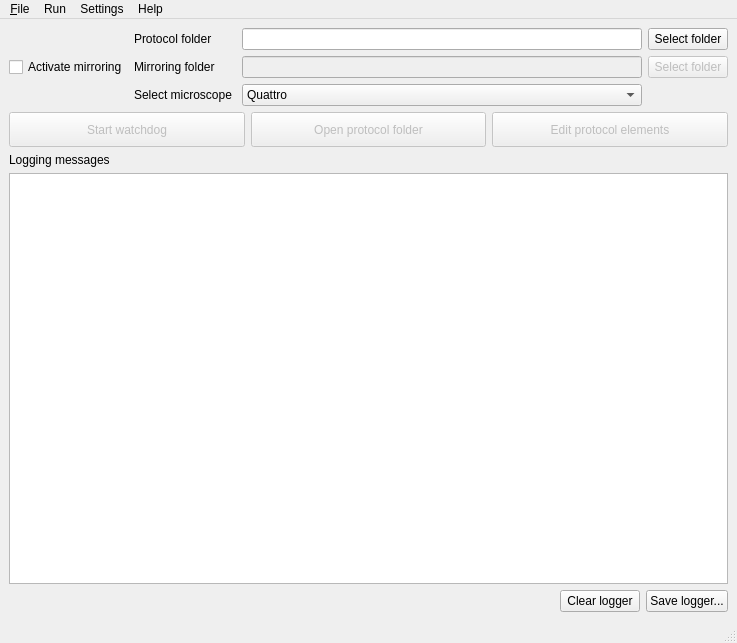
<?xml version="1.0" encoding="UTF-8"?>
<ui version="4.0">
 <class>MainWindow</class>
 <widget class="QMainWindow" name="MainWindow">
  <property name="geometry">
   <rect>
    <x>0</x>
    <y>0</y>
    <width>724</width>
    <height>643</height>
   </rect>
  </property>
  <property name="windowTitle">
   <string>Autologbook GUI</string>
  </property>
  <property name="windowIcon">
   <iconset resource="resource.qrc">
    <normaloff>:/resources/icons8-logbook-64.png</normaloff>:/resources/icons8-logbook-64.png</iconset>
  </property>
  <widget class="QWidget" name="centralwidget">
   <layout class="QHBoxLayout" name="horizontalLayout_3">
    <item>
     <layout class="QVBoxLayout" name="verticalLayout">
      <item>
       <layout class="QGridLayout" name="gridLayout">
        <item row="0" column="1">
         <widget class="QLabel" name="label">
          <property name="text">
           <string>Protocol folder</string>
          </property>
          <property name="buddy">
           <cstring>protocol_folder_text</cstring>
          </property>
         </widget>
        </item>
        <item row="0" column="2">
         <widget class="QLineEdit" name="protocol_folder_text">
          <property name="sizePolicy">
           <sizepolicy hsizetype="Expanding" vsizetype="Fixed">
            <horstretch>0</horstretch>
            <verstretch>0</verstretch>
           </sizepolicy>
          </property>
          <property name="minimumSize">
           <size>
            <width>400</width>
            <height>0</height>
           </size>
          </property>
         </widget>
        </item>
        <item row="0" column="3">
         <widget class="QPushButton" name="select_protocol_folder">
          <property name="toolTip">
           <string>&lt;html&gt;&lt;head/&gt;&lt;body&gt;&lt;p&gt;&lt;span style=&quot; font-weight:600;&quot;&gt;Click here to select a folder to be monitored. &lt;/span&gt;&lt;/p&gt;&lt;p&gt;It is recommended to name this folder as ProtocolID-Project-Responsible as, for example, 2204123-RADCAS-Bulgheroni&lt;/p&gt;&lt;/body&gt;&lt;/html&gt;</string>
          </property>
          <property name="text">
           <string>Select folder</string>
          </property>
          <property name="icon">
           <iconset resource="resource.qrc">
            <normaloff>:/resources/icons8-pictures-folder-30.png</normaloff>:/resources/icons8-pictures-folder-30.png</iconset>
          </property>
         </widget>
        </item>
        <item row="1" column="0">
         <widget class="QCheckBox" name="mirror_checkBox">
          <property name="toolTip">
           <string>&lt;html&gt;&lt;head/&gt;&lt;body&gt;&lt;p&gt;Activating the mirroring will start the automatic copy of all files present in the protocol folder to the mirroring folder.&lt;/p&gt;&lt;/body&gt;&lt;/html&gt;</string>
          </property>
          <property name="layoutDirection">
           <enum>Qt::LeftToRight</enum>
          </property>
          <property name="text">
           <string>Activate mirroring</string>
          </property>
         </widget>
        </item>
        <item row="1" column="1">
         <widget class="QLabel" name="label_2">
          <property name="text">
           <string>Mirroring folder</string>
          </property>
          <property name="buddy">
           <cstring>mirroring_folder_text</cstring>
          </property>
         </widget>
        </item>
        <item row="1" column="2">
         <widget class="QLineEdit" name="mirroring_folder_text">
          <property name="enabled">
           <bool>false</bool>
          </property>
          <property name="sizePolicy">
           <sizepolicy hsizetype="Expanding" vsizetype="Fixed">
            <horstretch>0</horstretch>
            <verstretch>0</verstretch>
           </sizepolicy>
          </property>
          <property name="minimumSize">
           <size>
            <width>400</width>
            <height>0</height>
           </size>
          </property>
         </widget>
        </item>
        <item row="1" column="3">
         <widget class="QPushButton" name="select_mirroring_folder">
          <property name="enabled">
           <bool>false</bool>
          </property>
          <property name="toolTip">
           <string>&lt;html&gt;&lt;head/&gt;&lt;body&gt;&lt;p&gt;&lt;span style=&quot; font-weight:600;&quot;&gt;Select a mirroring folder&lt;/span&gt;&lt;/p&gt;&lt;p&gt;&lt;br/&gt;&lt;/p&gt;&lt;p&gt;This folder &lt;span style=&quot; font-weight:600;&quot;&gt;must &lt;/span&gt;have be named as ProtocolID-Project-Responsible and must be on R:\A226\Results. If not, the watchdog won't be able to start.&lt;/p&gt;&lt;/body&gt;&lt;/html&gt;</string>
          </property>
          <property name="text">
           <string>Select folder</string>
          </property>
          <property name="icon">
           <iconset resource="resource.qrc">
            <normaloff>:/resources/icons8-internet-folder-30.png</normaloff>:/resources/icons8-internet-folder-30.png</iconset>
          </property>
         </widget>
        </item>
        <item row="2" column="1">
         <widget class="QLabel" name="label_3">
          <property name="layoutDirection">
           <enum>Qt::LeftToRight</enum>
          </property>
          <property name="text">
           <string>Select microscope </string>
          </property>
          <property name="buddy">
           <cstring>select_microscope_comboBox</cstring>
          </property>
         </widget>
        </item>
        <item row="2" column="2">
         <widget class="QComboBox" name="select_microscope_comboBox">
          <property name="sizePolicy">
           <sizepolicy hsizetype="Expanding" vsizetype="Fixed">
            <horstretch>0</horstretch>
            <verstretch>0</verstretch>
           </sizepolicy>
          </property>
          <property name="minimumSize">
           <size>
            <width>400</width>
            <height>0</height>
           </size>
          </property>
          <property name="toolTip">
           <string>&lt;html&gt;&lt;head/&gt;&lt;body&gt;&lt;p&gt;&lt;span style=&quot; font-weight:600;&quot;&gt;Select the microscope as appropriate.&lt;/span&gt;&lt;/p&gt;&lt;/body&gt;&lt;/html&gt;</string>
          </property>
          <property name="layoutDirection">
           <enum>Qt::LeftToRight</enum>
          </property>
          <item>
           <property name="text">
            <string extracomment="FEI Thermofisher Quattro SEM">Quattro</string>
           </property>
          </item>
          <item>
           <property name="text">
            <string extracomment="FEI Thermofisher Versa 3D FIB">Versa</string>
           </property>
          </item>
          <item>
           <property name="text">
            <string extracomment="Philips XL40">XL40</string>
           </property>
          </item>
          <item>
           <property name="text">
            <string extracomment="Vega">Vega</string>
           </property>
          </item>
         </widget>
        </item>
       </layout>
      </item>
      <item>
       <layout class="QHBoxLayout" name="horizontalLayout">
        <item>
         <widget class="QPushButton" name="watchdog_pushbutton">
          <property name="enabled">
           <bool>false</bool>
          </property>
          <property name="sizePolicy">
           <sizepolicy hsizetype="Expanding" vsizetype="Fixed">
            <horstretch>0</horstretch>
            <verstretch>0</verstretch>
           </sizepolicy>
          </property>
          <property name="minimumSize">
           <size>
            <width>60</width>
            <height>35</height>
           </size>
          </property>
          <property name="toolTip">
           <string>&lt;html&gt;&lt;head/&gt;&lt;body&gt;&lt;p&gt;&lt;span style=&quot; font-weight:600;&quot;&gt;Start the watchdog&lt;/span&gt;&lt;/p&gt;&lt;p&gt;&lt;br/&gt;&lt;/p&gt;&lt;p&gt;The watchdog will monitor the protocol or the mirroring  folder for interesting new file and add them to eLOG entry automatically.&lt;/p&gt;&lt;p&gt;&lt;br/&gt;&lt;/p&gt;&lt;p&gt;At least one between the protocol and the mirroring folder must be rooted in R:\A226\Results, otherwise the watchdog won't be started.&lt;/p&gt;&lt;/body&gt;&lt;/html&gt;</string>
          </property>
          <property name="text">
           <string>Start watchdog</string>
          </property>
          <property name="icon">
           <iconset resource="resource.qrc">
            <normaloff>:/resources/icons8-start-30.png</normaloff>:/resources/icons8-start-30.png</iconset>
          </property>
          <property name="checkable">
           <bool>true</bool>
          </property>
         </widget>
        </item>
        <item>
         <widget class="QPushButton" name="open_explorer_pushbuttom">
          <property name="enabled">
           <bool>false</bool>
          </property>
          <property name="sizePolicy">
           <sizepolicy hsizetype="Expanding" vsizetype="Fixed">
            <horstretch>0</horstretch>
            <verstretch>0</verstretch>
           </sizepolicy>
          </property>
          <property name="minimumSize">
           <size>
            <width>60</width>
            <height>35</height>
           </size>
          </property>
          <property name="toolTip">
           <string>&lt;html&gt;&lt;head/&gt;&lt;body&gt;&lt;p&gt;&lt;span style=&quot; font-weight:600;&quot;&gt;Open protocol folder&lt;/span&gt;&lt;/p&gt;&lt;p&gt;&lt;br/&gt;&lt;/p&gt;&lt;p&gt;Click this button to open a file explorer pointing to either the protocol folder or the mirroring one if the mirroing option is activated.&lt;/p&gt;&lt;/body&gt;&lt;/html&gt;</string>
          </property>
          <property name="text">
           <string>Open protocol folder</string>
          </property>
          <property name="icon">
           <iconset resource="resource.qrc">
            <normaloff>:/resources/icons8-opened-folder-30.png</normaloff>:/resources/icons8-opened-folder-30.png</iconset>
          </property>
         </widget>
        </item>
        <item>
         <widget class="QPushButton" name="edit_custom_html_file_pushbutton">
          <property name="enabled">
           <bool>false</bool>
          </property>
          <property name="sizePolicy">
           <sizepolicy hsizetype="Expanding" vsizetype="Fixed">
            <horstretch>0</horstretch>
            <verstretch>0</verstretch>
           </sizepolicy>
          </property>
          <property name="minimumSize">
           <size>
            <width>60</width>
            <height>35</height>
           </size>
          </property>
          <property name="toolTip">
           <string extracomment="Open the default text editor to modify the customized HTML file">&lt;html&gt;&lt;head/&gt;&lt;body&gt;&lt;p&gt;Click this button to open the default text editor in order to modify the HTML customization file.&lt;/p&gt;&lt;/body&gt;&lt;/html&gt;</string>
          </property>
          <property name="text">
           <string>Edit protocol elements</string>
          </property>
          <property name="icon">
           <iconset resource="resource.qrc">
            <normaloff>:/resources/icons8-edit-30.png</normaloff>:/resources/icons8-edit-30.png</iconset>
          </property>
         </widget>
        </item>
       </layout>
      </item>
      <item>
       <widget class="QLabel" name="label_4">
        <property name="text">
         <string>Logging messages</string>
        </property>
       </widget>
      </item>
      <item>
       <widget class="QPlainTextEdit" name="log_message_box">
        <property name="minimumSize">
         <size>
          <width>500</width>
          <height>400</height>
         </size>
        </property>
        <property name="lineWrapMode">
         <enum>QPlainTextEdit::NoWrap</enum>
        </property>
       </widget>
      </item>
      <item>
       <layout class="QHBoxLayout" name="horizontalLayout_2">
        <item>
         <spacer name="horizontalSpacer">
          <property name="orientation">
           <enum>Qt::Horizontal</enum>
          </property>
          <property name="sizeHint" stdset="0">
           <size>
            <width>308</width>
            <height>20</height>
           </size>
          </property>
         </spacer>
        </item>
        <item>
         <widget class="QPushButton" name="clean_logger_pushbutton">
          <property name="text">
           <string>Clear logger</string>
          </property>
         </widget>
        </item>
        <item>
         <widget class="QPushButton" name="save_logger_pushbutton">
          <property name="text">
           <string>Save logger...</string>
          </property>
          <property name="icon">
           <iconset resource="resource.qrc">
            <normaloff>:/resources/icons8-save-30.png</normaloff>:/resources/icons8-save-30.png</iconset>
          </property>
         </widget>
        </item>
       </layout>
      </item>
     </layout>
    </item>
   </layout>
  </widget>
  <widget class="QMenuBar" name="menubar">
   <property name="geometry">
    <rect>
     <x>0</x>
     <y>0</y>
     <width>724</width>
     <height>21</height>
    </rect>
   </property>
   <widget class="QMenu" name="menu_File">
    <property name="title">
     <string>&amp;File</string>
    </property>
    <addaction name="action_Load_experiment"/>
    <addaction name="actionSave_experiment"/>
    <addaction name="separator"/>
    <addaction name="actionClear_logger"/>
    <addaction name="actionSave_logger"/>
    <addaction name="separator"/>
    <addaction name="actionClose"/>
   </widget>
   <widget class="QMenu" name="menuRun">
    <property name="title">
     <string>Run</string>
    </property>
    <addaction name="actionSta_rt_watchdog"/>
    <addaction name="actionStop_watchdog"/>
   </widget>
   <widget class="QMenu" name="menuSettings">
    <property name="title">
     <string>Settings</string>
    </property>
    <addaction name="actionEdit_configuration"/>
    <addaction name="separator"/>
    <addaction name="actionSet_engine"/>
    <addaction name="separator"/>
    <addaction name="actionLoad_configuration_file"/>
    <addaction name="actionReset_to_default"/>
    <addaction name="separator"/>
   </widget>
   <widget class="QMenu" name="menuHelp">
    <property name="title">
     <string>Help</string>
    </property>
    <addaction name="actionAbout_Autologbook"/>
   </widget>
   <addaction name="menu_File"/>
   <addaction name="menuRun"/>
   <addaction name="menuSettings"/>
   <addaction name="menuHelp"/>
  </widget>
  <widget class="QStatusBar" name="statusbar"/>
  <action name="action_Load_experiment">
   <property name="text">
    <string>&amp;Load experiment...</string>
   </property>
  </action>
  <action name="actionSave_experiment">
   <property name="enabled">
    <bool>false</bool>
   </property>
   <property name="icon">
    <iconset resource="resource.qrc">
     <normaloff>:/resources/icons8-save-30.png</normaloff>:/resources/icons8-save-30.png</iconset>
   </property>
   <property name="text">
    <string>Save experiment...</string>
   </property>
  </action>
  <action name="actionSta_rt_watchdog">
   <property name="enabled">
    <bool>false</bool>
   </property>
   <property name="icon">
    <iconset resource="resource.qrc">
     <normaloff>:/resources/icons8-start-30.png</normaloff>:/resources/icons8-start-30.png</iconset>
   </property>
   <property name="text">
    <string>Sta&amp;rt watchdog</string>
   </property>
  </action>
  <action name="actionStop_watchdog">
   <property name="enabled">
    <bool>false</bool>
   </property>
   <property name="icon">
    <iconset resource="resource.qrc">
     <normaloff>:/resources/icons8-stop-sign-30.png</normaloff>:/resources/icons8-stop-sign-30.png</iconset>
   </property>
   <property name="text">
    <string>Stop watchdog</string>
   </property>
  </action>
  <action name="actionClose">
   <property name="text">
    <string>&amp;Close</string>
   </property>
  </action>
  <action name="actionClear_logger">
   <property name="text">
    <string>Clea&amp;r logger</string>
   </property>
  </action>
  <action name="actionSave_logger">
   <property name="icon">
    <iconset resource="resource.qrc">
     <normaloff>:/resources/icons8-save-30.png</normaloff>:/resources/icons8-save-30.png</iconset>
   </property>
   <property name="text">
    <string>Save logger...</string>
   </property>
  </action>
  <action name="actionLoad_configuration_file">
   <property name="icon">
    <iconset resource="resource.qrc">
     <normaloff>:/resources/icons8-opened-folder-30.png</normaloff>:/resources/icons8-opened-folder-30.png</iconset>
   </property>
   <property name="text">
    <string>Load configuration file...</string>
   </property>
  </action>
  <action name="actionSave_current_configuration">
   <property name="icon">
    <iconset resource="resource.qrc">
     <normaloff>:/resources/icons8-save-30.png</normaloff>:/resources/icons8-save-30.png</iconset>
   </property>
   <property name="text">
    <string>Save current configuration...</string>
   </property>
  </action>
  <action name="actionReset_to_default">
   <property name="text">
    <string>Reset to default...</string>
   </property>
  </action>
  <action name="actionSet_engine">
   <property name="text">
    <string>Set mirroring engine...</string>
   </property>
  </action>
  <action name="actionAbout_Autologbook">
   <property name="text">
    <string>About Autologbook</string>
   </property>
  </action>
  <action name="actionEdit_configuration">
   <property name="icon">
    <iconset resource="resource.qrc">
     <normaloff>:/resources/icons8-edit-30.png</normaloff>:/resources/icons8-edit-30.png</iconset>
   </property>
   <property name="text">
    <string>Edit configuration...</string>
   </property>
  </action>
 </widget>
 <tabstops>
  <tabstop>protocol_folder_text</tabstop>
  <tabstop>select_protocol_folder</tabstop>
  <tabstop>mirror_checkBox</tabstop>
  <tabstop>mirroring_folder_text</tabstop>
  <tabstop>select_mirroring_folder</tabstop>
  <tabstop>select_microscope_comboBox</tabstop>
  <tabstop>watchdog_pushbutton</tabstop>
  <tabstop>open_explorer_pushbuttom</tabstop>
  <tabstop>edit_custom_html_file_pushbutton</tabstop>
  <tabstop>log_message_box</tabstop>
 </tabstops>
 <resources>
  <include location="resource.qrc"/>
 </resources>
 <connections>
  <connection>
   <sender>mirror_checkBox</sender>
   <signal>toggled(bool)</signal>
   <receiver>mirroring_folder_text</receiver>
   <slot>setEnabled(bool)</slot>
   <hints>
    <hint type="sourcelabel">
     <x>64</x>
     <y>74</y>
    </hint>
    <hint type="destinationlabel">
     <x>403</x>
     <y>73</y>
    </hint>
   </hints>
  </connection>
  <connection>
   <sender>mirror_checkBox</sender>
   <signal>toggled(bool)</signal>
   <receiver>select_mirroring_folder</receiver>
   <slot>setEnabled(bool)</slot>
   <hints>
    <hint type="sourcelabel">
     <x>24</x>
     <y>72</y>
    </hint>
    <hint type="destinationlabel">
     <x>635</x>
     <y>72</y>
    </hint>
   </hints>
  </connection>
  <connection>
   <sender>watchdog_pushbutton</sender>
   <signal>clicked(bool)</signal>
   <receiver>MainWindow</receiver>
   <slot>toggled_watchdog(bool)</slot>
   <hints>
    <hint type="sourcelabel">
     <x>76</x>
     <y>133</y>
    </hint>
    <hint type="destinationlabel">
     <x>280</x>
     <y>512</y>
    </hint>
   </hints>
  </connection>
  <connection>
   <sender>open_explorer_pushbuttom</sender>
   <signal>clicked()</signal>
   <receiver>MainWindow</receiver>
   <slot>open_browser()</slot>
   <hints>
    <hint type="sourcelabel">
     <x>273</x>
     <y>134</y>
    </hint>
    <hint type="destinationlabel">
     <x>314</x>
     <y>462</y>
    </hint>
   </hints>
  </connection>
  <connection>
   <sender>edit_custom_html_file_pushbutton</sender>
   <signal>clicked()</signal>
   <receiver>MainWindow</receiver>
   <slot>open_yaml_editor()</slot>
   <hints>
    <hint type="sourcelabel">
     <x>520</x>
     <y>150</y>
    </hint>
    <hint type="destinationlabel">
     <x>327</x>
     <y>431</y>
    </hint>
   </hints>
  </connection>
  <connection>
   <sender>select_protocol_folder</sender>
   <signal>clicked()</signal>
   <receiver>MainWindow</receiver>
   <slot>open_protocol_folder()</slot>
   <hints>
    <hint type="sourcelabel">
     <x>712</x>
     <y>55</y>
    </hint>
    <hint type="destinationlabel">
     <x>695</x>
     <y>177</y>
    </hint>
   </hints>
  </connection>
  <connection>
   <sender>select_mirroring_folder</sender>
   <signal>clicked()</signal>
   <receiver>MainWindow</receiver>
   <slot>open_mirroring_folder()</slot>
   <hints>
    <hint type="sourcelabel">
     <x>677</x>
     <y>84</y>
    </hint>
    <hint type="destinationlabel">
     <x>689</x>
     <y>97</y>
    </hint>
   </hints>
  </connection>
  <connection>
   <sender>watchdog_pushbutton</sender>
   <signal>toggled(bool)</signal>
   <receiver>open_explorer_pushbuttom</receiver>
   <slot>setEnabled(bool)</slot>
   <hints>
    <hint type="sourcelabel">
     <x>211</x>
     <y>148</y>
    </hint>
    <hint type="destinationlabel">
     <x>332</x>
     <y>143</y>
    </hint>
   </hints>
  </connection>
  <connection>
   <sender>select_microscope_comboBox</sender>
   <signal>currentIndexChanged(QString)</signal>
   <receiver>MainWindow</receiver>
   <slot>changed_microscope()</slot>
   <hints>
    <hint type="sourcelabel">
     <x>324</x>
     <y>110</y>
    </hint>
    <hint type="destinationlabel">
     <x>41</x>
     <y>101</y>
    </hint>
   </hints>
  </connection>
  <connection>
   <sender>mirror_checkBox</sender>
   <signal>toggled(bool)</signal>
   <receiver>MainWindow</receiver>
   <slot>toggled_mirroring(bool)</slot>
   <hints>
    <hint type="sourcelabel">
     <x>26</x>
     <y>73</y>
    </hint>
    <hint type="destinationlabel">
     <x>6</x>
     <y>35</y>
    </hint>
   </hints>
  </connection>
  <connection>
   <sender>protocol_folder_text</sender>
   <signal>editingFinished()</signal>
   <receiver>MainWindow</receiver>
   <slot>validate_inputs()</slot>
   <hints>
    <hint type="sourcelabel">
     <x>256</x>
     <y>47</y>
    </hint>
    <hint type="destinationlabel">
     <x>93</x>
     <y>32</y>
    </hint>
   </hints>
  </connection>
  <connection>
   <sender>mirroring_folder_text</sender>
   <signal>editingFinished()</signal>
   <receiver>MainWindow</receiver>
   <slot>validate_inputs()</slot>
   <hints>
    <hint type="sourcelabel">
     <x>405</x>
     <y>80</y>
    </hint>
    <hint type="destinationlabel">
     <x>121</x>
     <y>45</y>
    </hint>
   </hints>
  </connection>
  <connection>
   <sender>clean_logger_pushbutton</sender>
   <signal>clicked()</signal>
   <receiver>MainWindow</receiver>
   <slot>clear_logger()</slot>
   <hints>
    <hint type="sourcelabel">
     <x>582</x>
     <y>610</y>
    </hint>
    <hint type="destinationlabel">
     <x>47</x>
     <y>542</y>
    </hint>
   </hints>
  </connection>
  <connection>
   <sender>save_logger_pushbutton</sender>
   <signal>clicked()</signal>
   <receiver>MainWindow</receiver>
   <slot>save_logger()</slot>
   <hints>
    <hint type="sourcelabel">
     <x>712</x>
     <y>611</y>
    </hint>
    <hint type="destinationlabel">
     <x>115</x>
     <y>560</y>
    </hint>
   </hints>
  </connection>
 </connections>
 <slots>
  <slot>toggled_watchdog(bool)</slot>
  <slot>open_browser()</slot>
  <slot>open_yaml_editor()</slot>
  <slot>open_protocol_folder()</slot>
  <slot>open_mirroring_folder()</slot>
  <slot>changed_microscope()</slot>
  <slot>toggled_mirroring(bool)</slot>
  <slot>protocol_folder_text_changed()</slot>
  <slot>mirroring_folder_text_changed()</slot>
  <slot>validate_inputs()</slot>
  <slot>clear_logger()</slot>
  <slot>save_logger()</slot>
 </slots>
</ui>
